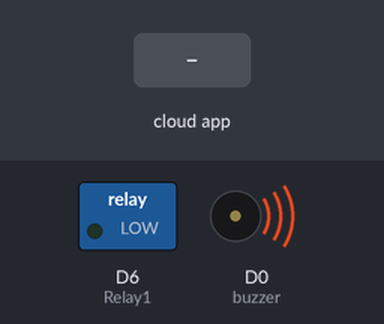
The sketch below on a simulated ESP8266 (NodeMCU). Shown: switched loads named in the sketch (green lamp = pin HIGH), buzzer (waves = sounding, pin HIGH). Inputs (shaded band) come from the test bench. WiFi joins after 1.5 s; servers stay silent unless stated; no MQTT or app messages arrive unless stated; what the sketch prints to the serial monitor is not drawn.

Above: at 2.7 s.
2.8 s: the phone or cloud app sets relay1 to 1
At 5.4 s:
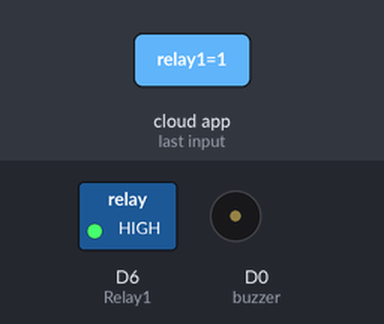
5.8 s: the phone or cloud app sets relay1 to 0
At 7.0 s:
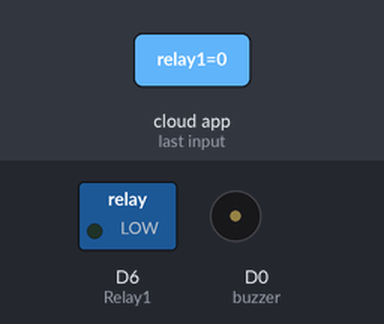
Timing chart, 0 to 8.8 s (numbered marks = the images above; inputs shaded):
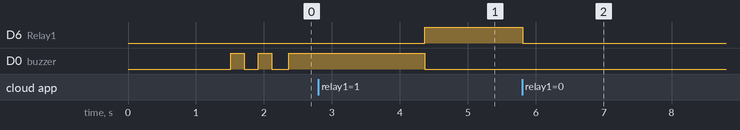

The sketch:

automation_adafruit_server.ino
```cpp
#include <ESP8266WiFi.h>
#include "Adafruit_MQTT.h"
#include "Adafruit_MQTT_Client.h"
#include "DHT.h"

#include <Servo.h>

#define Relay1            D6

#define DHTPIN            D7

#define buzzer            D0

#define WLAN_SSID       "don't touch me"
#define WLAN_PASS       "86676377"


#define AIO_SERVER      "io.adafruit.com"
#define AIO_SERVERPORT  1883
#define AIO_USERNAME    "Printercontrol"
#define AIO_KEY         "aio_ZGjA301dCLVI7VO2Yzp3LTEUrQuZ"

WiFiClient client;

Adafruit_MQTT_Client mqtt(&client, AIO_SERVER, AIO_SERVERPORT, AIO_USERNAME, AIO_KEY);

Adafruit_MQTT_Publish Humidity = Adafruit_MQTT_Publish(&mqtt, AIO_USERNAME "/feeds/humidity");
Adafruit_MQTT_Publish Temperature = Adafruit_MQTT_Publish(&mqtt, AIO_USERNAME "/feeds/temperature");

Adafruit_MQTT_Subscribe Light1 = Adafruit_MQTT_Subscribe(&mqtt, AIO_USERNAME "/feeds/relay1");

#define DHTTYPE           DHT11

DHT dht(DHTPIN, DHTTYPE);
uint32_t delayMS;

void MQTT_connect();
Servo myservo;
void setup() {
  Serial.begin(115200);

  delay(10);

  pinMode(buzzer, OUTPUT);
  pinMode(Relay1, OUTPUT);

  Serial.println(); Serial.println();
  Serial.print("Connecting to ");
  Serial.println(WLAN_SSID);

  WiFi.begin(WLAN_SSID, WLAN_PASS);
  while (WiFi.status() != WL_CONNECTED) {
    delay(500);
    Serial.print(".");
  }
  Serial.println();

  Serial.println("WiFi connected");
  Serial.println("IP address: ");
  Serial.println(WiFi.localIP());

  dht.begin();

  mqtt.subscribe(&Light1);
}

uint32_t x = 0;

void loop() {

  MQTT_connect();

  Adafruit_MQTT_Subscribe *subscription;
  while ((subscription = mqtt.readSubscription(20000)))
  {
    if (subscription == &Light1) {
      Serial.print(F("Got: "));
      Serial.println((char *)Light1.lastread);
      int Light1_State = atoi((char *)Light1.lastread);
      digitalWrite(Relay1, Light1_State);

    }
  }

 float h = dht.readHumidity();

  float t = dht.readTemperature();
  float f = dht.readTemperature(true);

  if (isnan(h) || isnan(t) || isnan(f)) {
    Serial.println("Failed to read from DHT sensor!");
    return;
  }
  if (! Humidity.publish(h)) {
    Serial.println(F("Failed"));
  } else {
    Serial.println(F("OK!"));
  }
  if (! Temperature.publish(t)) {
    Serial.println(F("Failed"));
  } else {
    Serial.println(F("OK!"));
  }
}

void MQTT_connect() {
  int8_t ret;

  if (mqtt.connected()) {
    return;
  }

  Serial.print("Connecting to MQTT... ");

  uint8_t retries = 3;
  digitalWrite(buzzer, HIGH);
  delay(200);
  digitalWrite(buzzer, LOW);
  delay(200);
  digitalWrite(buzzer, HIGH);
  delay(200);
  digitalWrite(buzzer, LOW);
  delay(200);
  while ((ret = mqtt.connect()) != 0) { // connect will return 0 for connected
    Serial.println(mqtt.connectErrorString(ret));
    Serial.println("Retrying MQTT connection in 5 seconds...");
    mqtt.disconnect();
    delay(5000);
    retries--;
    if (retries == 0) {
      while (1);
    }
  }
  Serial.println("MQTT Connected!");
  digitalWrite(buzzer, HIGH);
  delay(2000);
  digitalWrite(buzzer, LOW);
}
```

DHT.h
```cpp
// (licence header left out)
#ifndef DHT_H
#define DHT_H

#if ARDUINO >= 100
 #include "Arduino.h"
#else
 #include "WProgram.h"
#endif


// Uncomment to enable printing out nice debug messages.
//#define DHT_DEBUG

// Define where debug output will be printed.
#define DEBUG_PRINTER Serial

// Setup debug printing macros.
#ifdef DHT_DEBUG
  #define DEBUG_PRINT(...) { DEBUG_PRINTER.print(__VA_ARGS__); }
  #define DEBUG_PRINTLN(...) { DEBUG_PRINTER.println(__VA_ARGS__); }
#else
  #define DEBUG_PRINT(...) {}
  #define DEBUG_PRINTLN(...) {}
#endif

// Define types of sensors.
#define DHT11 11
#define DHT22 22
#define DHT21 21
#define AM2301 21


class DHT {
  public:
   DHT(uint8_t pin, uint8_t type, uint8_t count=6);
   void begin(void);
   float readTemperature(bool S=false, bool force=false);
   float convertCtoF(float);
   float convertFtoC(float);
   float computeHeatIndex(float temperature, float percentHumidity, bool isFahrenheit=true);
   float readHumidity(bool force=false);
   boolean read(bool force=false);

 private:
  uint8_t data[5];
  uint8_t _pin, _type;
  #ifdef __AVR
    // Use direct GPIO access on an 8-bit AVR so keep track of the port and bitmask
    // for the digital pin connected to the DHT.  Other platforms will use digitalRead.
    uint8_t _bit, _port;
  #endif
  uint32_t _lastreadtime, _maxcycles;
  bool _lastresult;

  uint32_t expectPulse(bool level);

};

class InterruptLock {
  public:
   InterruptLock() {
    noInterrupts();
   }
   ~InterruptLock() {
    interrupts();
   }

};

#endif
```

Measured:
- after the input at 2.8 s, D6 (Relay1): LOW → HIGH after 1.6 s
- after the input at 5.8 s, D6 (Relay1): HIGH → LOW at once
